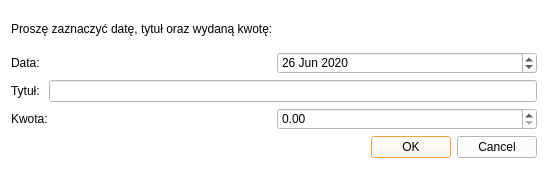
<?xml version="1.0" encoding="UTF-8"?>
<ui version="4.0">
 <class>DialogTransport</class>
 <widget class="QDialog" name="DialogTransport">
  <property name="geometry">
   <rect>
    <x>0</x>
    <y>0</y>
    <width>548</width>
    <height>169</height>
   </rect>
  </property>
  <property name="windowTitle">
   <string>Dialog</string>
  </property>
  <property name="styleSheet">
   <string notr="true">background-color: rgb(255, 255, 255);
selection-background-color: rgb(245, 121, 0);</string>
  </property>
  <layout class="QVBoxLayout" name="verticalLayout">
   <item>
    <widget class="QLabel" name="label_3">
     <property name="text">
      <string>Proszę zaznaczyć datę, tytuł oraz wydaną kwotę: </string>
     </property>
    </widget>
   </item>
   <item>
    <layout class="QHBoxLayout" name="horizontalLayout_2">
     <item>
      <widget class="QLabel" name="label_5">
       <property name="text">
        <string>Data: </string>
       </property>
      </widget>
     </item>
     <item>
      <widget class="QDateEdit" name="dateEdit_2">
       <property name="date">
        <date>
         <year>2020</year>
         <month>6</month>
         <day>26</day>
        </date>
       </property>
      </widget>
     </item>
    </layout>
   </item>
   <item>
    <layout class="QHBoxLayout" name="horizontalLayout_5">
     <item>
      <widget class="QLabel" name="label_6">
       <property name="text">
        <string>Tytuł: </string>
       </property>
      </widget>
     </item>
     <item>
      <widget class="QLineEdit" name="lineEdit"/>
     </item>
    </layout>
   </item>
   <item>
    <layout class="QHBoxLayout" name="horizontalLayout_6">
     <item>
      <widget class="QLabel" name="label_7">
       <property name="text">
        <string>Kwota: </string>
       </property>
      </widget>
     </item>
     <item>
      <widget class="QDoubleSpinBox" name="doubleSpinBox_2">
       <property name="maximum">
        <double>1000000000000000000000.000000000000000</double>
       </property>
      </widget>
     </item>
    </layout>
   </item>
   <item>
    <layout class="QHBoxLayout" name="horizontalLayout_7">
     <item>
      <spacer name="horizontalSpacer">
       <property name="orientation">
        <enum>Qt::Horizontal</enum>
       </property>
       <property name="sizeHint" stdset="0">
        <size>
         <width>268</width>
         <height>20</height>
        </size>
       </property>
      </spacer>
     </item>
     <item>
      <widget class="QDialogButtonBox" name="buttonBox">
       <property name="orientation">
        <enum>Qt::Horizontal</enum>
       </property>
       <property name="standardButtons">
        <set>QDialogButtonBox::Cancel|QDialogButtonBox::Ok</set>
       </property>
      </widget>
     </item>
    </layout>
   </item>
  </layout>
 </widget>
 <resources/>
 <connections>
  <connection>
   <sender>buttonBox</sender>
   <signal>accepted()</signal>
   <receiver>DialogTransport</receiver>
   <slot>accept()</slot>
   <hints>
    <hint type="sourcelabel">
     <x>248</x>
     <y>254</y>
    </hint>
    <hint type="destinationlabel">
     <x>157</x>
     <y>274</y>
    </hint>
   </hints>
  </connection>
  <connection>
   <sender>buttonBox</sender>
   <signal>rejected()</signal>
   <receiver>DialogTransport</receiver>
   <slot>reject()</slot>
   <hints>
    <hint type="sourcelabel">
     <x>316</x>
     <y>260</y>
    </hint>
    <hint type="destinationlabel">
     <x>286</x>
     <y>274</y>
    </hint>
   </hints>
  </connection>
 </connections>
</ui>
